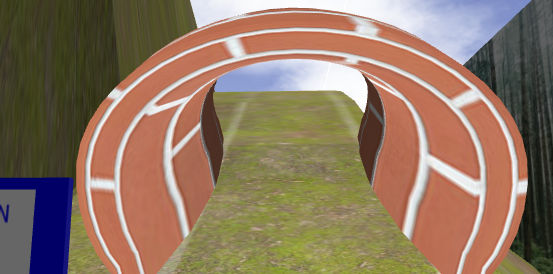
#> input picture scripts/grass_road_image.png, 553 x 274 px
$ python hsv_threshold.py
#> lines starting #> are read from the running program, lines starting #| are printed output that depends on the picture; after the words box and inside, x2 and y2 are one past the last pixel; in counts of white or black regions, pixels touching at a corner belong together
#!/usr/bin/env python3

import numpy as np
import cv2 as cv
import time

# Load your grass road image
img = cv.imread('grass_road_image.png', cv.IMREAD_COLOR)
#> img is the input picture: shape (274, 553, 3); mean B, G, R 98, 118.7, 142.9
img = cv.medianBlur(img, 5)
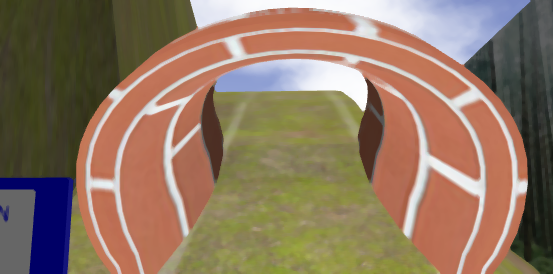
#> img: shape (274, 553, 3); mean B, G, R 97.4, 118.3, 142.8

# Convert BGR to HSV
hsv = cv.cvtColor(img, cv.COLOR_BGR2HSV)
#> hsv: shape (274, 553, 3); mean H, S, V 35.3, 101.2, 148.9

# Starting values for white lines
uh = 180
us = 50
uv = 255
lh = 0
ls = 0
lv = 180

lower_hsv = np.array([lh, ls, lv])
upper_hsv = np.array([uh, us, uv])

# Threshold the HSV image to get only blue colors
mask = cv.inRange(hsv, lower_hsv, upper_hsv)
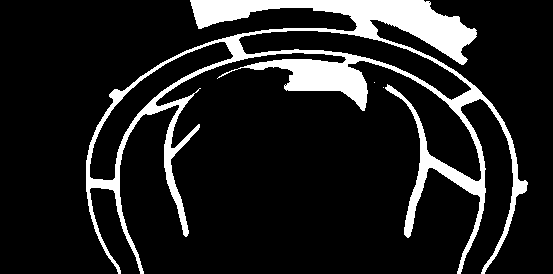
#> mask: shape (274, 553); 13% white; 3 white regions (2 under 20 px), largest, box (x1, y1, x2, y2) and area: (86, 0, 528, 274) 19647
window_name = "HSV Calibrator"
cv.namedWindow(window_name)

def nothing(x):
    print("Trackbar value: " + str(x))
    pass

# create trackbars for Upper HSV
cv.createTrackbar('UpperH',window_name,0,255,nothing)
cv.setTrackbarPos('UpperH',window_name, uh)

cv.createTrackbar('UpperS',window_name,0,255,nothing)
cv.setTrackbarPos('UpperS',window_name, us)

cv.createTrackbar('UpperV',window_name,0,255,nothing)
cv.setTrackbarPos('UpperV',window_name, uv)

# create trackbars for Lower HSV
cv.createTrackbar('LowerH',window_name,0,255,nothing)
cv.setTrackbarPos('LowerH',window_name, lh)

cv.createTrackbar('LowerS',window_name,0,255,nothing)
cv.setTrackbarPos('LowerS',window_name, ls)

cv.createTrackbar('LowerV',window_name,0,255,nothing)
cv.setTrackbarPos('LowerV',window_name, lv)

font = cv.FONT_HERSHEY_SIMPLEX

print("Loaded images")

while(1):
    # Threshold the HSV image to get only blue colors
    mask = cv.inRange(hsv, lower_hsv, upper_hsv)
    cv.putText(mask,'Lower HSV: [' + str(lh) +',' + str(ls) + ',' + str(lv) + ']', (10,30), font, 0.5, (200,255,155), 1, cv.LINE_AA)
    cv.putText(mask,'Upper HSV: [' + str(uh) +',' + str(us) + ',' + str(uv) + ']', (10,60), font, 0.5, (200,255,155), 1, cv.LINE_AA)
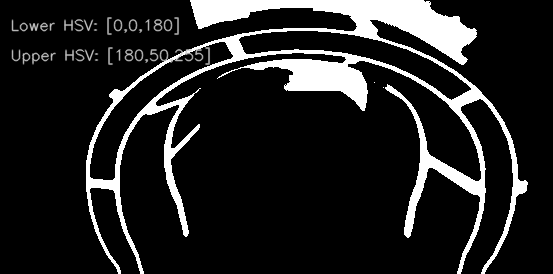
#> mask: shape (274, 553); min 0, max 255, mean 34.5

    cv.imshow(window_name,mask)

    k = cv.waitKey(1) & 0xFF
#> (key Esc is pressed here)
    if k == 27:
        break
    # get current positions of Upper HSV trackbars
    uh = cv.getTrackbarPos('UpperH',window_name)
    us = cv.getTrackbarPos('UpperS',window_name)
    uv = cv.getTrackbarPos('UpperV',window_name)
    upper_blue = np.array([uh,us,uv])
    # get current positions of Lower HSCV trackbars
    lh = cv.getTrackbarPos('LowerH',window_name)
    ls = cv.getTrackbarPos('LowerS',window_name)
    lv = cv.getTrackbarPos('LowerV',window_name)
    upper_hsv = np.array([uh,us,uv])
    lower_hsv = np.array([lh,ls,lv])

    time.sleep(.1)

cv.destroyAllWindows()
